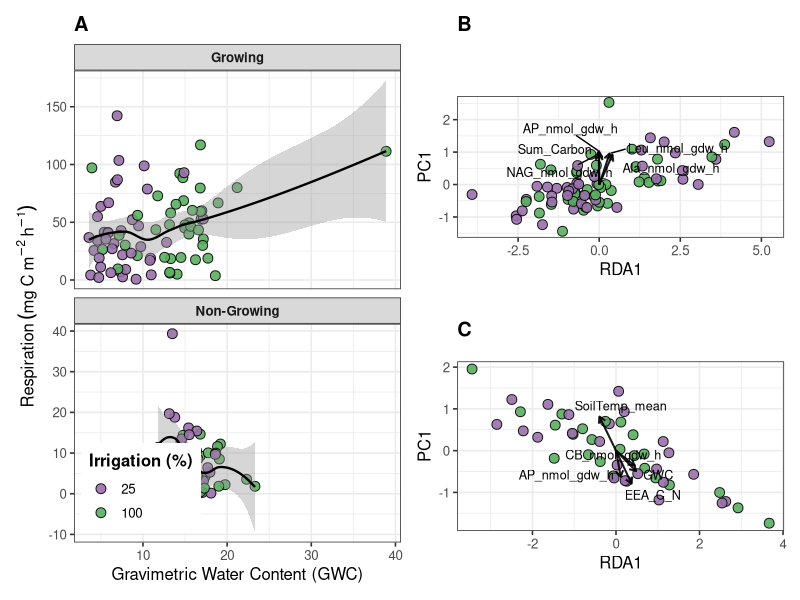
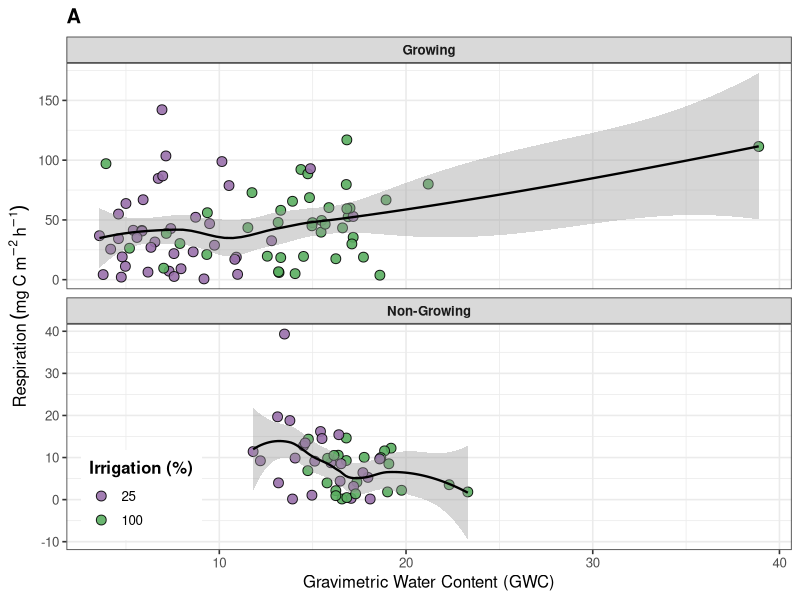
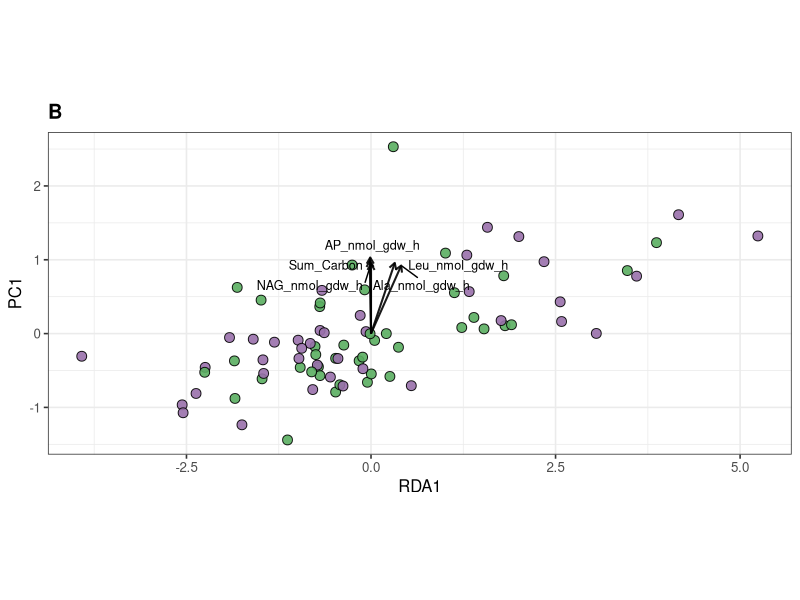
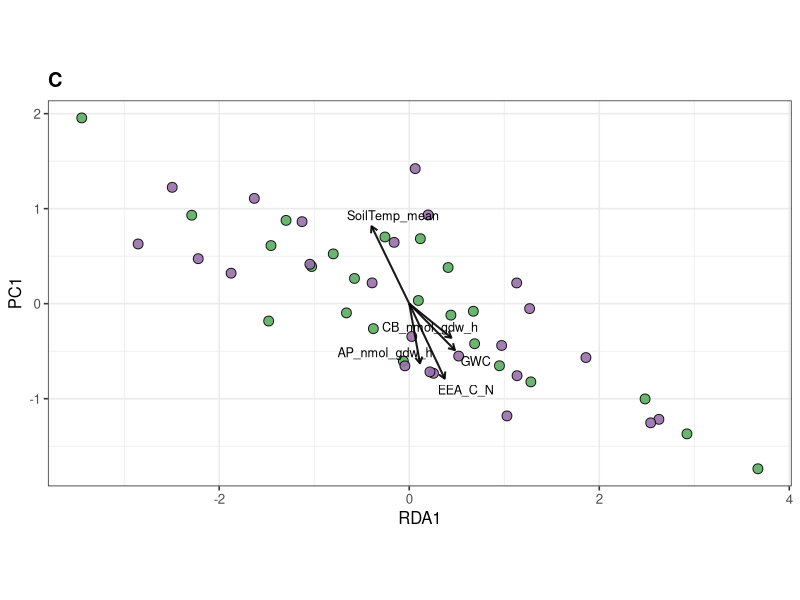

The R script that drew these images, in order: (Note: this script raises an error after producing the figures.)
################################################################################
# Manuscript Figure: Panel A (Resp ~ GWC) + Panel B/C (partial RDA by season)
# Layout: A large on LEFT; B (top-right) + C (bottom-right)
# Arrows: top 5 only
# Legend: ONLY once, INSIDE Panel A
# Theme: theme_bw(); square scaling for ordinations via coord_equal()
################################################################################

rm(list = ls())
set.seed(123)

suppressPackageStartupMessages({
  library(tidyverse)
  library(vegan)
  library(ggrepel)
  library(patchwork)
  library(scales)   # alpha()
})

# ----------------------------
# 1) Load + basic prep
# ----------------------------
df <- read.csv("Data/RF_final_cleaned_outliers_removed_zeros_replaced.csv",
               stringsAsFactors = FALSE)

df$Collection_date <- as.Date(df$Collection_date)
df$Plot <- as.factor(df$Plot)

df <- df %>%
  mutate(
    Season = factor(Season, levels = c("Growing", "Non-Growing")),
    Irrigation_trmt_pct = as.factor(Irrigation_trmt_pct),
    Resp = Resp_rate_mg_C_m2_h,
    Resp_log = log1p(Resp_rate_mg_C_m2_h)
  )

# Requested season palette (kept for consistency if needed)
season_cols <- c("Growing" = "#E69F00", "Non-Growing" = "#56B4E9")

# Treatment palette for Panel A (set as you like)
# (Pick distinct colors; here I match your season palette for visual harmony.)
trt_cols <- c("100" = "#5AAE61", "25" = "#9970AB")

# ----------------------------
# 2) Biogeochem variables (RDA matrix)
# ----------------------------
bio_vars <- c(
  "GWC","pH","SEOC_ug_gdw","SETN_ug_gdw","MBC_ug_gdw_bgc","MBN_ug_gdw_bgc",
  "Olson_IP_ug_gdw","MBP_IP_ug_gdw","BG_nmol_gdw_h","BX_nmol_gdw_h","CB_nmol_gdw_h",
  "NAG_nmol_gdw_h","Leu_nmol_gdw_h","Ala_nmol_gdw_h","AP_nmol_gdw_h","EEA_C_N",
  "EEA_C_P","Sum_Carbon","Roots_gdw","SoilTemp_mean"
)

need <- c("Season","Plot","Irrigation_trmt_pct","Resp_log","GWC", bio_vars)
miss <- setdiff(need, names(df))
if (length(miss) > 0) stop("Missing columns: ", paste(miss, collapse = ", "))

# ----------------------------
# 3) Helper: prep (drop NA, scale X)
# ----------------------------
prep_data <- function(dat) {
  dat2 <- dat %>%
    select(Season, Plot, Irrigation_trmt_pct, Resp_log, all_of(bio_vars)) %>%
    drop_na()
  
  X <- dat2 %>% select(all_of(bio_vars))
  Xs <- scale(X)
  
  list(dat = dat2, Xs = Xs)
}

# ----------------------------
# 4) Panel A: Resp ~ GWC (faceted by Season)
# ----------------------------
panel_A <- df %>%
  select(Season, Irrigation_trmt_pct, Plot, Resp, GWC) %>%
  drop_na() %>%
  ggplot(aes(x = GWC, y = Resp)) +
  geom_point(aes(fill = Irrigation_trmt_pct),
             shape = 21, color = "black",
             size = 3, alpha = 0.9) +
  geom_smooth(method = "loess", se = TRUE, linewidth = 0.8, color = "black") +
  facet_wrap(~Season,scales = 'free_y', nrow = 2) +
  scale_fill_manual(values = trt_cols, name = "Irrigation (%)") +
  theme_bw(base_size = 12) +
  labs(
    title = "A",
    x = "Gravimetric Water Content (GWC)",
    y = expression(Respiration~(mg~C~m^{-2}~h^{-1}))
  ) +
  theme(
    plot.title = element_text(face = "bold"),
    strip.text = element_text(face = "bold"),
    # Legend INSIDE panel A (bottom-left)
    legend.position = c(0.02, 0.02),
    legend.justification = c(0, 0),
    legend.key = element_rect(fill = NA),
    legend.title = element_text(face = "bold")
  )

# ----------------------------
# 5) Helper: partial RDA plot with top arrows (TOP 5)
# ----------------------------
plot_partial_rda <- function(dat, panel_title, top_arrows = 5, color_by = c("none","treatment","season")) {
  
  color_by <- match.arg(color_by)
  
  pre <- prep_data(dat)
  dat2 <- pre$dat
  Xs <- pre$Xs
  
  # partial RDA: X ~ Resp | Plot
  mod <- rda(Xs ~ Resp_log + Condition(Plot), data = dat2)
  
  # Site scores (often RDA1 + PC1 for single constraint)
  sites <- as.data.frame(scores(mod, display = "sites", choices = 1:2, scaling = 2)) %>%
    rename_with(make.names)
  sites$Season <- dat2$Season
  sites$Irrigation <- dat2$Irrigation_trmt_pct
  
  # Species scores (arrows)
  sp <- as.data.frame(scores(mod, display = "species", choices = 1:2, scaling = 2)) %>%
    rename_with(make.names)
  sp$var <- rownames(sp)
  
  # Axes present in sites
  site_axes <- intersect(c("RDA1","RDA2","PC1","PC2"), names(sites))[1:2]
  if (length(site_axes) < 2) stop("Could not find two axes for plotting.")
  x_axis <- site_axes[1]
  y_axis <- site_axes[2]
  
  # Ensure species has same axes
  if (!(x_axis %in% names(sp))) sp[[x_axis]] <- 0
  if (!(y_axis %in% names(sp))) sp[[y_axis]] <- 0
  
  # Arrow length -> pick top 5
  sp$arrow_len <- sqrt(sp[[x_axis]]^2 + sp[[y_axis]]^2)
  sp_top <- sp %>% arrange(desc(arrow_len)) %>% slice_head(n = top_arrows)
  
  p <- ggplot(sites, aes(x = .data[[x_axis]], y = .data[[y_axis]]))
  
  if (color_by == "treatment") {
    p <- p +
      geom_point(aes(fill = Irrigation), shape = 21, color = "black", size = 3, alpha = 0.9) +
      scale_fill_manual(values = trt_cols, name = "Irrigation (%)")
  } else if (color_by == "season") {
    p <- p +
      geom_point(aes(fill = Season), shape = 21, color = "black", size = 3, alpha = 0.9) +
      scale_fill_manual(values = season_cols, name = "Season")
  } else {
    p <- p +
      geom_point(shape = 21, fill = "grey75", color = "black", size = 3, alpha = 0.9)
  }
  
  p +
    geom_segment(
      data = sp_top,
      aes(x = 0, y = 0, xend = .data[[x_axis]], yend = .data[[y_axis]]),
      inherit.aes = FALSE,
      arrow = arrow(length = unit(0.18, "cm")),
      linewidth = 0.7,
      color = "black",
      alpha = 0.9
    ) +
    ggrepel::geom_text_repel(
      data = sp_top,
      aes(x = .data[[x_axis]], y = .data[[y_axis]], label = var),
      inherit.aes = FALSE,
      size = 3.2,
      max.overlaps = 50
    ) +
    coord_equal() +
    theme_bw(base_size = 12) +
    labs(title = panel_title, x = x_axis, y = y_axis) +
    theme(
      plot.title = element_text(face = "bold"),
      legend.position = "none"  # keep legend only in Panel A
    )
}

# ----------------------------
# 6) Panels B & C (partial RDA by season) with TOP 5 arrows
#    (Optional: color_by="treatment" if you want to see irrigation separation)
# ----------------------------
panel_B <- plot_partial_rda(
  df %>% filter(Season == "Growing"),
  panel_title = "B",
  top_arrows = 5,
  color_by = "treatment"
)

panel_C <- plot_partial_rda(
  df %>% filter(Season == "Non-Growing"),
  panel_title = "C",
  top_arrows = 5,
  color_by = "treatment"
)

# ----------------------------
# 7) Combine: A on left (bigger), B/C stacked on right
# ----------------------------
fig <- panel_A | (panel_B / panel_C) +
  plot_layout(widths = c(2, 1))

ggsave("Figures/Figure_ABC_RespGWC_pRDA_top5.png",
       fig, width = 15, height = 10, dpi = 300, bg = "white")

ggsave("Figures/Figure_ABC_RespGWC_pRDA_top5.pdf",
       fig, width = 15, height = 10, bg = "white")

cat("Saved:\n  Figures/Figure_ABC_RespGWC_pRDA_top5.png\n  Figures/Figure_ABC_RespGWC_pRDA_top5.pdf\n")
################################################################################
